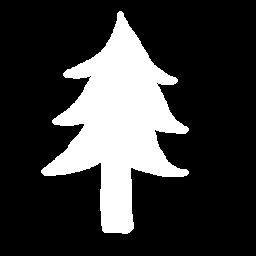
#> input picture DWave/BinaryImages/tree.png, 256 x 256 px
$ jupyter execute barplot.ipynb
#> lines starting #> are read from the running program, lines starting #| are printed output that depends on the picture; after the words box and inside, x2 and y2 are one past the last pixel; in counts of white or black regions, pixels touching at a corner belong together
[cell 1]
import numpy as np
import matplotlib.pyplot as plt
from skimage import io
from skimage.transform import warp

[cell 2]
padded_image = io.imread("BinaryImages/tree.png")
#> padded_image: shape (256, 256); 22.2% white; 1 white region, box (x1, y1, x2, y2) and area: (41, 11, 189, 234) 14534
angle = np.deg2rad(90)
center = padded_image.shape[0] // 2
#> center = 128
cos_a, sin_a = np.cos(angle), np.sin(angle)
R = np.array([[cos_a, sin_a, -center * (cos_a + sin_a - 1)],
    [-sin_a, cos_a, -center * (cos_a - sin_a - 1)],
    [0, 0, 1]])
rotated = warp(padded_image, R, clip=False)
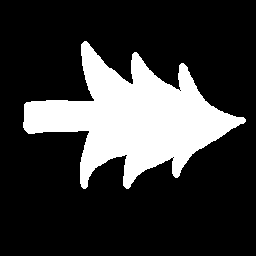
#> rotated: shape (256, 256) float64; min 0, max 1, mean 0.222
plt.imshow(rotated)
plt.show()
